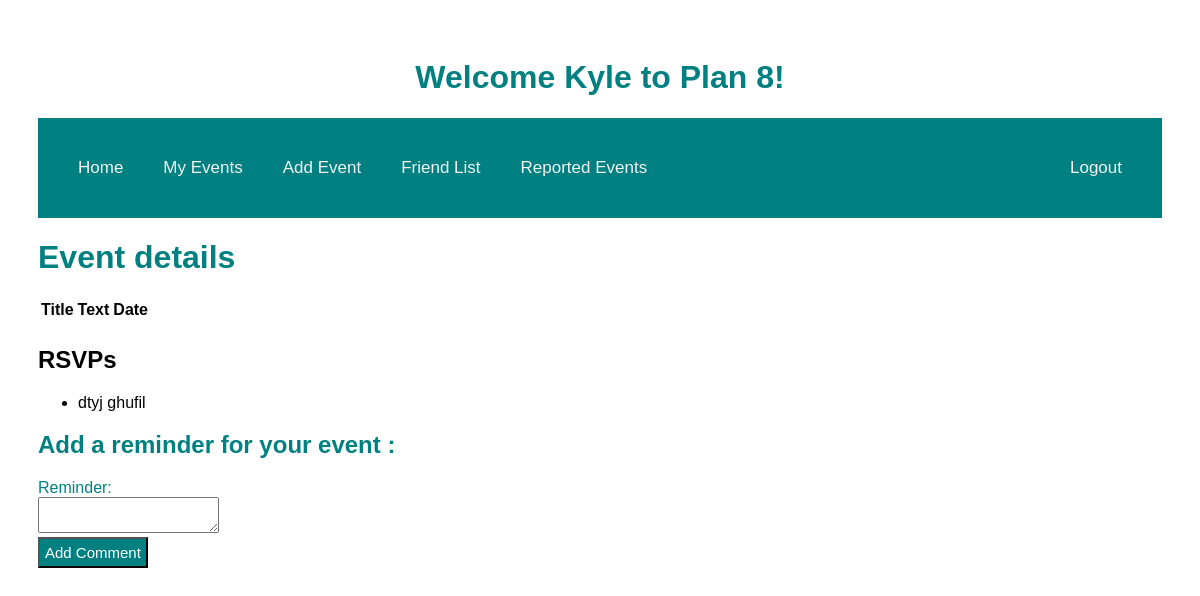
Page /events/2 (signed in) on the earlier database version.
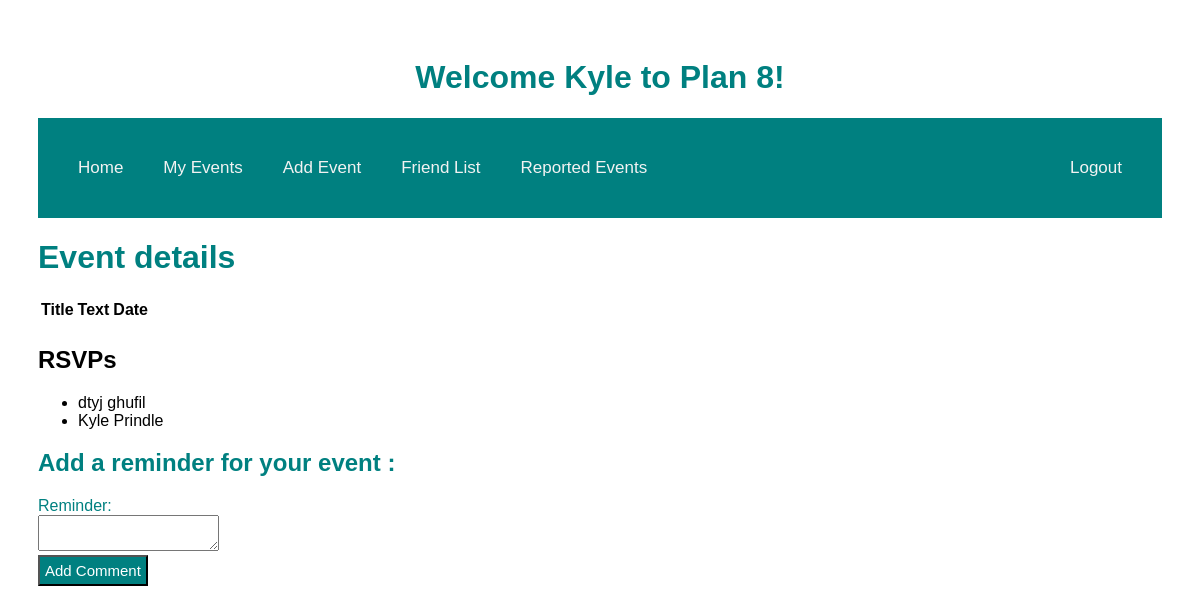
Same page on the later database version.
### models.py (models this page shows, shortened)
class RSVP(db.Model):
    id = db.Column(db.Integer, primary_key=True)
    event_id = db.Column(db.Integer, db.ForeignKey("event.id"), nullable=False)
    user_id = db.Column(db.Integer, db.ForeignKey("user.id"), nullable=False)
    user= db.relationship("User", lazy=True)
    event= db.relationship("Event", lazy=True)

class User(db.Model):
    id = db.Column("id", db.Integer, primary_key=True)
    first_name = db.Column("first_name", db.String(100))
    last_name = db.Column("last_name", db.String(100))
    email = db.Column("email", db.String(100))
    password = db.Column(db.String(255), nullable=False)
    registered_on = db.Column(db.DateTime, nullable=False)
    events = db.relationship("Event", backref="user", lazy=True)
    comments = db.relationship("Comment", backref="user", lazy=True)

### main.py (the view)
@app.route('/events/<int:event_id>')
def get_event(event_id):
    if session.get('user'):
        my_event = db.session.query(Event).filter_by(id=event_id, user_id=session['user_id']).all()
        form_comment = CommentForm()
        event_rsvps = db.session.query(RSVP).filter_by(event_id=event_id).all()
        form_rsvp = RSVPForm()
        print(event_rsvps)
        return render_template('event.html', event=my_event, user=session['user'], form_comment=form_comment, form_rsvp=form_rsvp, rsvps=event_rsvps )
    else:
        return redirect(url_for('login'))

### forms.py
class CommentForm(FlaskForm):
    class Meta:
        csrf = False
    comment = TextAreaField('Reminder:',validators=[Length(min=1)])
    submit = SubmitField('Add Comment')

class RSVPForm(FlaskForm):
    class Meta:
        csrf = False
    submit = SubmitField('Yes RSVP')

### templates/event.html (shortened to what this page needs)
<!DOCTYPE html>
<html lang="en">
   <head>
       <link rel="stylesheet" href="{{ url_for('static', filename='main.css') }}">
   </head>
   <body>
   <h1 class="middle">Welcome {{user}} to Plan 8!</h1>
   <div class = "topnav">
   <nav>
           <a href="{{ url_for('home')}}" class="left"> Home </a>
           <a href="/events" class="left"> My Events </a>
           <a href="{{url_for('new_event')}}" class="left"> Add Event</a>
           <a href="{{url_for('new_event')}}" class="left"> Friend List</a>
           <a href="{{url_for('get_reports')}}" class="left"> Reported Events </a>
           <a href="{{ url_for('logout')}}" class="right">Logout</a>
       </nav>
       </div>
       <h1>Event details</h1>
       <table>
           <tr>
               <th>Title</th>
               <th>Text</th>
               <th>Date</th>
           </tr>
           <tr>
               <td>{{ event.title }}</td>
               <td>{{ event.text }}</td>
               <td>{{ event.date }}</td>
           </tr>
       </table>
       {% if rsvps %}
 {% if rsvps|length > 0 %}
   <h2>RSVPs</h2>
   <ul>
   {% for rsvp in rsvps %}
     <li>{{ rsvp.user.first_name + " "}}{{rsvp.user.last_name}}</li>
   {% endfor %}
   </ul>
 {% endif %}
{% endif %}
<form action="{{ url_for('new_comment', event_id=event.id) }}" method="post">
 <div class="formwrapper">
   <h2 class="title">Add a reminder for your event :</h2>
   <div class="form-field">
     {{ form_comment.comment.label }} <br/> {{ form_comment.comment }}
   </div>
   {{ form_comment.submit }}
 </div>
</form>
   </body>
</html>

### static/main.css (style rules this page uses)
body { padding: 30px 30px; font-family: Arial, Helvetica, sans-serif; }
h1 { color: teal; }
.right { float: right; }
.left { float: left; }
.topnav { overflow: hidden; background-color: teal; padding: 20px; }
.topnav a { color: #f2f2f2; padding: 20px 20px; text-decoration: none; font-size: 17px; }
.middle { text-align: center; }
.formwrapper { color: teal; }
input[type='submit'] { background-color: teal; color: white; font-size: 15px; padding:5px; font-family: Palatino Linotype, sans-serif; }

Differences in the rows shown:
now on this page (row unchanged): User: first_name "Kyle"
added RSVP: user "Kyle", user.last_name "Prindle"
Other differences:
{{ user }}: "Kyle" → (not shown)
